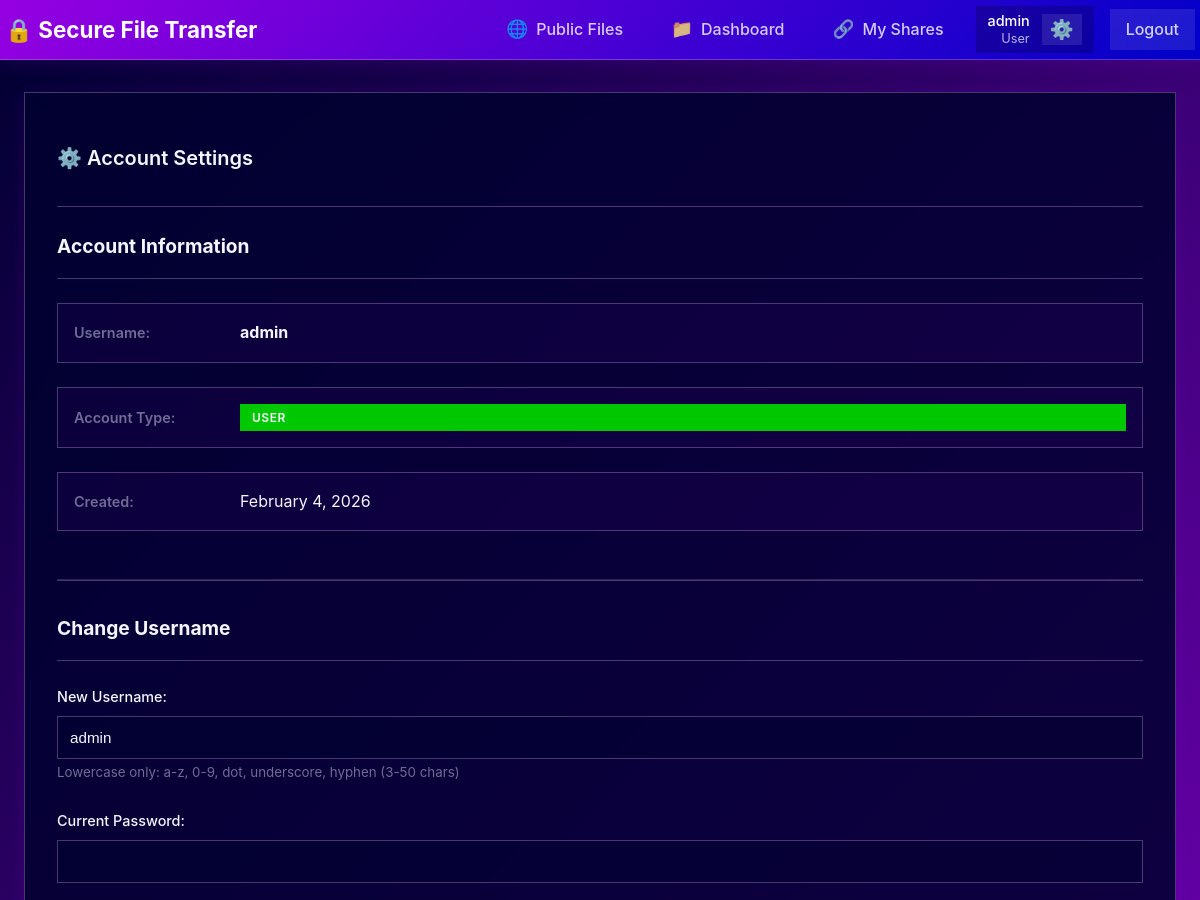
Before: /settings.php (signed in, upper part) with the older database file.
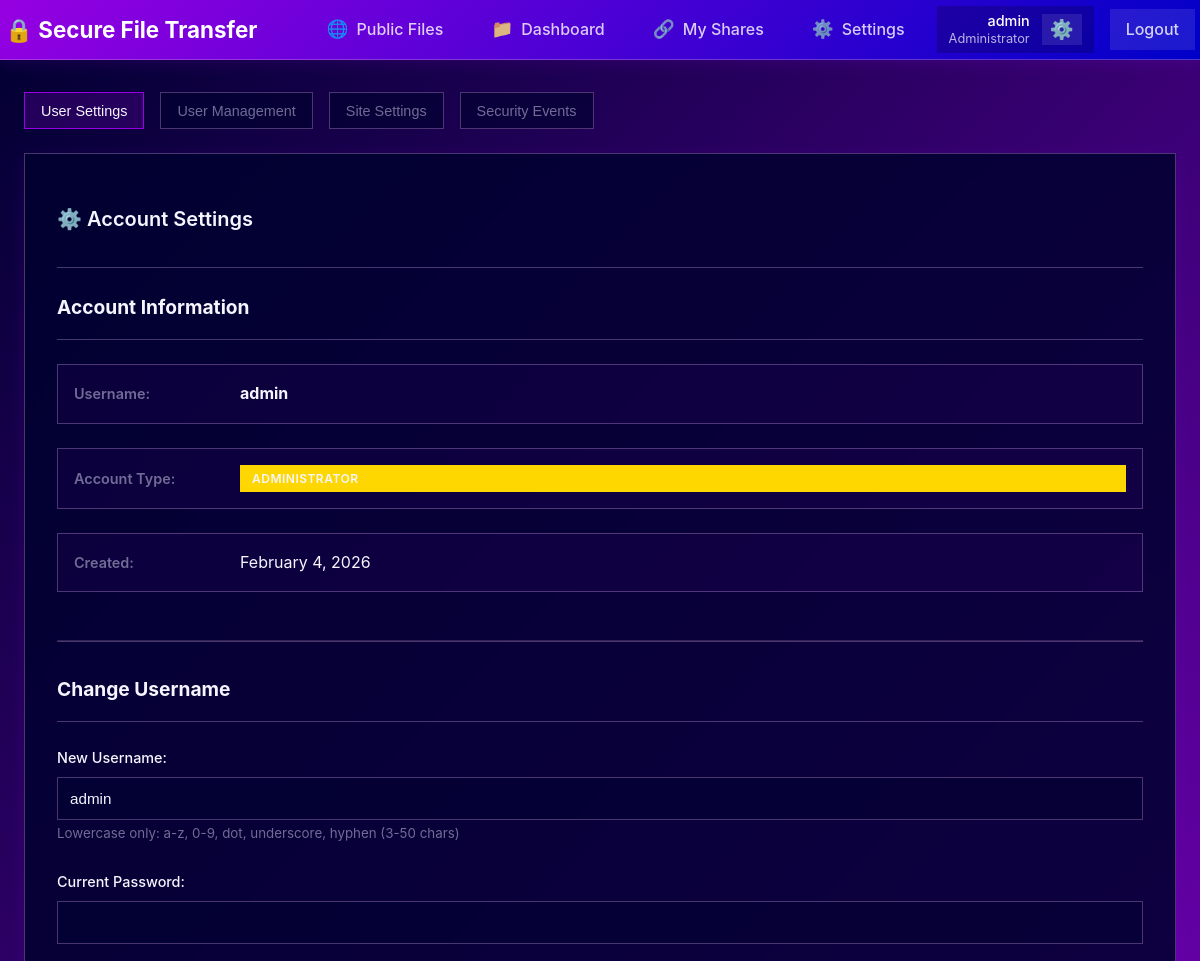
After: the same page with the newer database file.
### tables this page shows
CREATE TABLE IF NOT EXISTS users (
    id INT AUTO_INCREMENT PRIMARY KEY,
    username VARCHAR(50) UNIQUE NOT NULL,
    password_hash VARCHAR(255) NOT NULL,
    email VARCHAR(100),
    role ENUM('admin', 'user') DEFAULT 'user',
    is_admin BOOLEAN DEFAULT FALSE,  
    upload_quota BIGINT DEFAULT 1073741824,  
    used_quota BIGINT DEFAULT 0,
    is_temporary BOOLEAN DEFAULT FALSE,
    expiry_date DATETIME NULL,
    created_at DATETIME DEFAULT CURRENT_TIMESTAMP,
    last_login DATETIME NULL,
    is_active BOOLEAN DEFAULT TRUE
);

### public/settings.php (called while the page is built, shortened)
<?php
require_once APP_DIR . '/src/controllers/settings.php';

### app/src/services/rbac.php (called while the page is built, shortened)
<?php
class RBAC {
    public static function getCurrentRole() {
        if (isset($_SESSION['user_role'])) {
            return $_SESSION['user_role'];
        }
        return 'user';
    }
    public static function isAdmin() {
        return self::getCurrentRole() === 'admin';
    }
    public static function isAuthenticated() {
        $role = self::getCurrentRole();
        return $role === 'admin' || $role === 'user';
    }
    public static function getRoleDisplayName($role) {
        $names = [
            'admin' => 'Administrator',
            'user' => 'User',
            'anonymous' => 'Guest'
        ];
        return $names[$role] ?? 'Unknown';
    }
}
?>

### app/src/services/auth.php (called while the page is built, shortened)
<?php
require_once APP_DIR . '/src/core/db.php';
require_once APP_DIR . '/src/services/rbac.php';
class Auth {
    private $db;
    public function __construct($db) {
        $this->db = $db;
    }
    public function getCurrentUser() {
        if (isset($_SESSION['user_id'])) {
            $sql = "SELECT * FROM users WHERE id = ?";
            return $this->db->fetch($sql, [$_SESSION['user_id']]);
        }
        return null;
    }
}
?>

### app/src/core/db.php (called while the page is built, shortened)
<?php
class Database {
    private $conn;
    public function __construct() {
        try {
            $this->conn = new PDO(
                "mysql:host=" . DB_HOST . ";dbname=" . DB_NAME,
                DB_USER,
                DB_PASS,
                array(PDO::ATTR_ERRMODE => PDO::ERRMODE_EXCEPTION)
            );
        } catch(PDOException $e) {
            die("Database connection failed: " . $e->getMessage());
        }
    }
    public function query($sql, $params = []) {
        try {
            $stmt = $this->conn->prepare($sql);
            $stmt->execute($params);
            return $stmt;
        } catch(PDOException $e) {
            error_log("Database query error: " . $e->getMessage());
            return false;
        }
    }
    public function fetch($sql, $params = []) {
        $stmt = $this->query($sql, $params);
        return $stmt ? $stmt->fetch(PDO::FETCH_ASSOC) : false;
    }
}
?>

### app/src/controllers/settings.php (the view, shortened to what this page needs)
<?php
require_once APP_DIR . '/src/core/db.php';
require_once APP_DIR . '/src/services/auth.php';
require_once APP_DIR . '/src/services/rbac.php';
$db = new Database();
$auth = new Auth($db);
$currentUser = $auth->getCurrentUser();
$isAdmin = RBAC::isAdmin();
?>
<!DOCTYPE html>
<html lang="en">
<head>
    <link rel="stylesheet" href="assets/css/style.css">
</head>
<body class="simple-page">
    <?php include APP_DIR . '/src/views/header.php'; ?>
    <div class="container<?php echo $isAdmin ? ' admin-container' : ''; ?>">
        <?php if ($isAdmin): ?>
            <div class="settings-tabs">
                <button type="button" class="settings-tab-button active" data-settings-tab="user-settings" onclick="switchSettingsTab('user-settings')">User Settings</button>
                <button type="button" class="settings-tab-button" data-settings-tab="user-management" onclick="switchSettingsTab('user-management')">User Management</button>
                <button type="button" class="settings-tab-button" data-settings-tab="site-settings" onclick="switchSettingsTab('site-settings')">Site Settings</button>
                <button type="button" class="settings-tab-button" data-settings-tab="security-events" onclick="switchSettingsTab('security-events')">Security Events</button>
            </div>
        <?php endif; ?>
        <div class="settings-tab-panel active" data-settings-panel="user-settings">
        <div class="card">
            <div class="card-header">
                <h2>⚙️ Account Settings</h2>
            </div>
            <div class="card-body">
                <div class="settings-section">
                    <h3>Account Information</h3>
                    <div class="info-grid">
                        <div class="info-item">
                            <label>Username:</label>
                            <span><strong><?php echo $currentUser ? htmlspecialchars($currentUser['username']) : 'Access Code User'; ?></strong></span>
                        </div>
                        <?php if ($currentUser): ?>
                            <div class="info-item">
                                <label>Account Type:</label>
                                <span class="badge <?php echo $isAdmin ? 'badge-warning' : 'badge-success'; ?>">
                                    <?php echo $isAdmin ? 'Administrator' : 'User'; ?>
                                </span>
                            </div>
                            <div class="info-item">
                                <label>Created:</label>
                                <span><?php echo date('F j, Y', strtotime($currentUser['created_at'])); ?></span>
                            </div>
                        <?php endif; ?>
                    </div>
                </div>
                <?php if ($currentUser): ?>
                    <hr style="border-color: var(--color-border); margin: 2rem 0;">
                    <div class="settings-section">
                        <h3>Change Username</h3>
                        <form method="POST" class="form-group">
                            <div class="form-group">
                                <label for="new_username">New Username:</label>
                                <input type="text" id="new_username" name="new_username" required minlength="3" maxlength="50" pattern="[a-z0-9._-]{3,50}" value="<?php echo htmlspecialchars($currentUser['username']); ?>">
                                <small style="color: var(--color-muted);">Lowercase only: a-z, 0-9, dot, underscore, hyphen (3-50 chars)</small>
                            </div>
                            <div class="form-group">
                                <label for="username_current_password">Current Password:</label>
                                <input type="password" id="username_current_password" name="username_current_password" required>
                            </div>
                        </form>
                    </div>
                <?php else: ?>
                    <div class="alert alert-info">
                        <strong>Note:</strong> You are logged in with an access code. Password changes are only available for registered users.
                    </div>
                <?php endif; ?>
            </div>
        </div>
        </div>
    </div>
</body>
</html>

### app/src/views/header.php (shortened to what this page needs)
<?php
require_once APP_DIR . '/src/services/rbac.php';
$headerRole = RBAC::getCurrentRole();
$headerIsAuthenticated = RBAC::isAuthenticated();
$headerIsAdmin = RBAC::isAdmin();
?>
<div class="header simple-gradient">
    <div class="header-content">
        <h1><a href="<?php echo $headerIsAuthenticated ? 'index.php' : 'public.php'; ?>" class="logo-link">🔒 <?php echo SITE_NAME; ?></a></h1>
        <div class="header-right">
            <a href="public.php" class="header-btn" title="Public Files">
                <span class="icon">🌐</span> Public Files
            </a>
            <?php if ($headerIsAuthenticated): ?>
                <a href="index.php" class="header-btn" title="Dashboard">
                    <span class="icon">📁</span> Dashboard
                </a>
                <a href="my_shares.php" class="header-btn" title="My Shares">
                    <span class="icon">🔗</span> My Shares
                </a>
                <?php if ($headerIsAdmin): ?>
                    <a href="settings.php" class="header-btn" title="Settings">
                        <span class="icon">⚙️</span> Settings
                    </a>
                <?php endif; ?>
                <div class="user-info">
                    <div class="user-details">
                        <strong><?php echo isset($currentUser) && $currentUser ? htmlspecialchars($currentUser['username']) : 'Access Code User'; ?></strong>
                        <small><?php echo RBAC::getRoleDisplayName($headerRole); ?></small>
                    </div>
                    <a href="settings.php" class="user-settings-btn" title="Settings">
                        <span class="icon">⚙️</span>
                    </a>
                </div>
                <a href="logout.php" class="header-btn btn-logout" title="Logout">
                    Logout
                </a>
            <?php endif; ?>
        </div>
    </div>
</div>

Changed rows visible on the page:
changed users "admin": username (not shown) → "Administrator"
Other visible differences:
RBAC::getRoleDisplayName($headerRole): "User" → (not shown)
text no longer shown: "USER"
text now shown: "⚙️ Settings User Settings User Management Site Settings Security Events ADMINISTRATOR"
